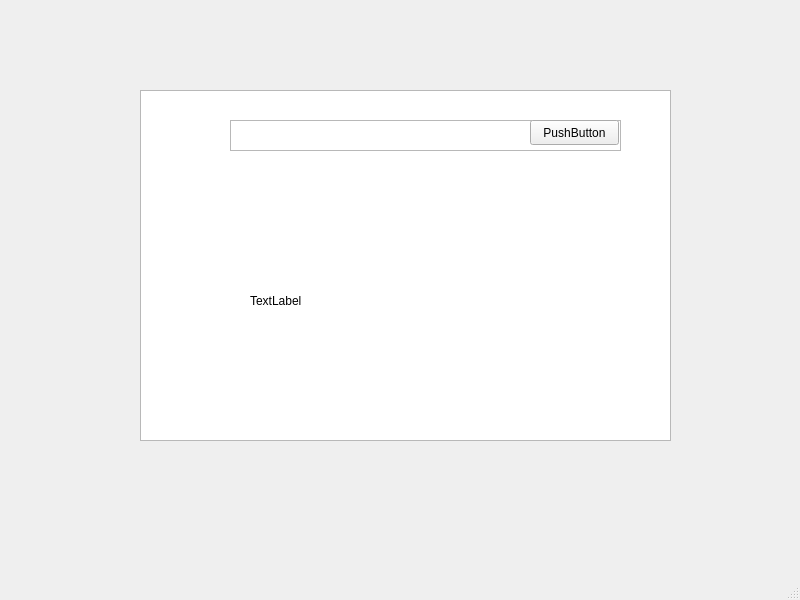
<?xml version="1.0" encoding="UTF-8"?>
<ui version="4.0">
 <class>MainWindow</class>
 <widget class="QMainWindow" name="MainWindow">
  <property name="geometry">
   <rect>
    <x>0</x>
    <y>0</y>
    <width>800</width>
    <height>600</height>
   </rect>
  </property>
  <property name="windowTitle">
   <string>MainWindow</string>
  </property>
  <widget class="QWidget" name="centralwidget">
   <widget class="QTextEdit" name="textEdit">
    <property name="geometry">
     <rect>
      <x>140</x>
      <y>90</y>
      <width>531</width>
      <height>351</height>
     </rect>
    </property>
   </widget>
   <widget class="QLabel" name="label">
    <property name="geometry">
     <rect>
      <x>250</x>
      <y>230</y>
      <width>331</width>
      <height>141</height>
     </rect>
    </property>
    <property name="text">
     <string>TextLabel</string>
    </property>
   </widget>
   <widget class="QPushButton" name="pushButton">
    <property name="geometry">
     <rect>
      <x>530</x>
      <y>120</y>
      <width>89</width>
      <height>25</height>
     </rect>
    </property>
    <property name="text">
     <string>PushButton</string>
    </property>
   </widget>
   <widget class="QTextEdit" name="textEdit_2">
    <property name="geometry">
     <rect>
      <x>230</x>
      <y>120</y>
      <width>391</width>
      <height>31</height>
     </rect>
    </property>
   </widget>
   <zorder>textEdit</zorder>
   <zorder>label</zorder>
   <zorder>textEdit_2</zorder>
   <zorder>pushButton</zorder>
  </widget>
  <widget class="QMenuBar" name="menubar">
   <property name="geometry">
    <rect>
     <x>0</x>
     <y>0</y>
     <width>800</width>
     <height>22</height>
    </rect>
   </property>
  </widget>
  <widget class="QStatusBar" name="statusbar"/>
 </widget>
 <resources/>
 <connections/>
</ui>
